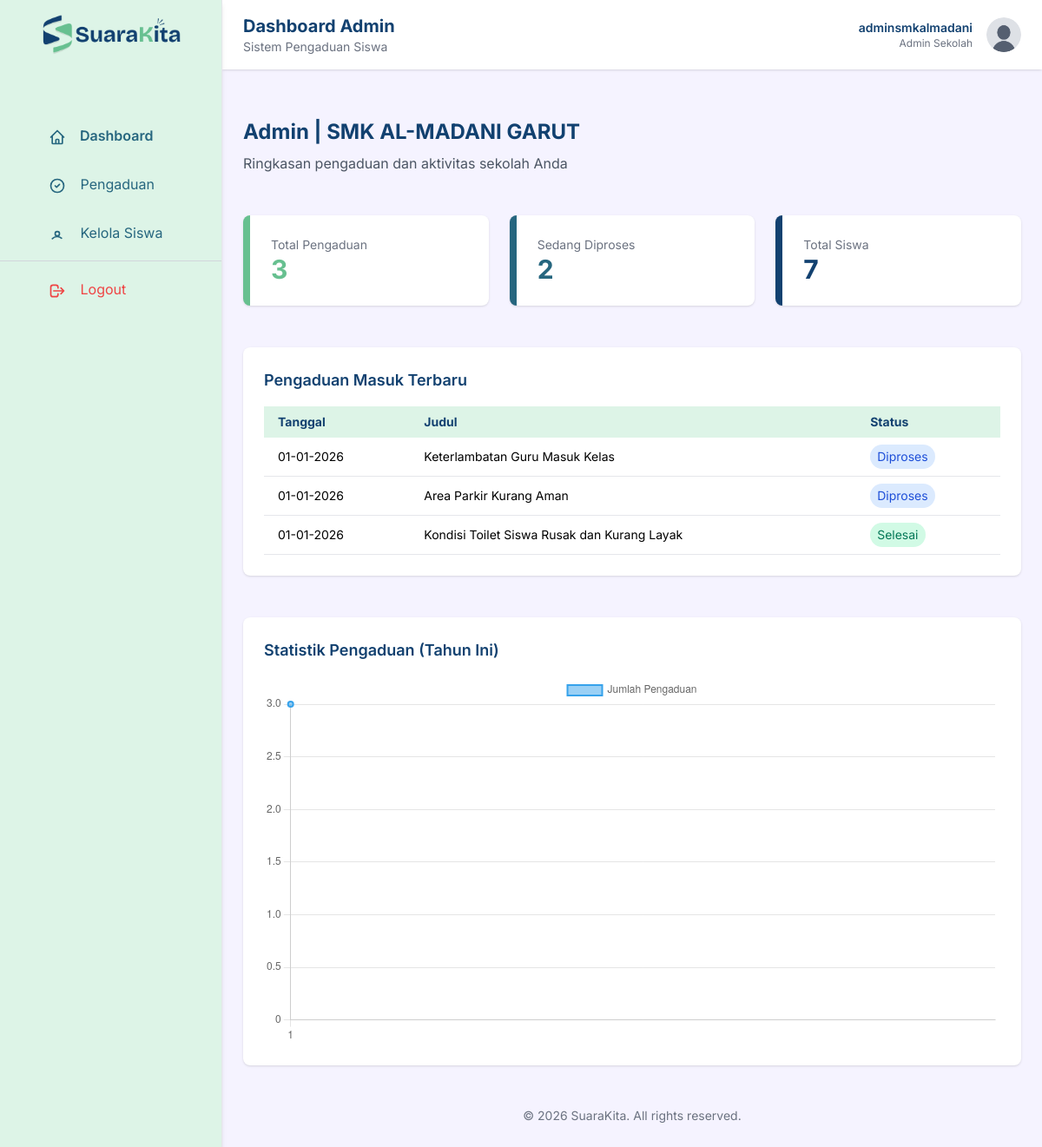
The page /admin/dashboard_admin.php (signed in) on the database its author committed.
### tables this page shows
CREATE TABLE `sekolah` (
  `id` int(11) NOT NULL,
  `nama_sekolah` varchar(100) NOT NULL,
  `alamat` text DEFAULT NULL
);

CREATE TABLE `pengaduan` (
  `id` int(11) NOT NULL,
  `siswa_id` int(11) NOT NULL,
  `sekolah_id` int(11) NOT NULL,
  `judul` varchar(100) NOT NULL,
  `isi` text NOT NULL,
  `status` enum('dikirim','diproses','selesai') DEFAULT 'dikirim',
  `created_at` timestamp NOT NULL DEFAULT current_timestamp(),
  `updated_at` timestamp NULL DEFAULT NULL ON UPDATE current_timestamp()
);

### admin/dashboard_admin.php (the view, shortened to what this page needs)
<?php
include '../config.php';
$sekolah_id = $_SESSION['sekolah_id'];
$nama_sekolah = $sekolah_id;
$q_sekolah = mysqli_query(
    $config,
    "SELECT nama_sekolah FROM sekolah WHERE id = '$sekolah_id'"
);
if ($row = mysqli_fetch_assoc($q_sekolah)) {
    $nama_sekolah = $row['nama_sekolah'];
}
$q_total_pengaduan = mysqli_query(
    $config,
    "SELECT COUNT(id) AS total_pengaduan
     FROM pengaduan
     WHERE sekolah_id = '$sekolah_id'"
);
$total_pengaduan = mysqli_fetch_assoc($q_total_pengaduan)['total_pengaduan'];
$q_diproses = mysqli_query(
    $config,
    "SELECT COUNT(id) AS total_diproses
     FROM pengaduan
     WHERE sekolah_id = '$sekolah_id'
     AND status = 'diproses'"
);
$total_diproses = mysqli_fetch_assoc($q_diproses)['total_diproses'];
$q_siswa = mysqli_query(
    $config,
    "SELECT COUNT(id) AS total_siswa
     FROM users
     WHERE sekolah_id = '$sekolah_id'
     AND level = 'siswa'"
);
$total_siswa = mysqli_fetch_assoc($q_siswa)['total_siswa'];
$q_grafik = mysqli_query(
    $config,
    "SELECT
        MONTH(created_at) AS bulan,
        COUNT(id) AS total
     FROM pengaduan
     WHERE sekolah_id = '$sekolah_id'
     AND YEAR(created_at) = YEAR(CURDATE())
     GROUP BY MONTH(created_at)
     ORDER BY MONTH(created_at)"
);
$bulan = [];
$total_bulanan = [];
while ($row = mysqli_fetch_assoc($q_grafik)) {
    $bulan[] = $row['bulan'];
    $total_bulanan[] = $row['total'];
}
?>
<!DOCTYPE html>
<html lang="id">
<head>
    <script src="https://cdn.tailwindcss.com"></script>
</head>
<body class="bg-violet-50">
<?php include 'partials/sidebar.php'; ?>
<main class="ml-64 min-h-screen">
    <?php include 'partials/header.php'; ?>
    <div class="p-6 mt-16">
        <h1 class="text-2xl font-bold text-navy mb-2">
            Admin |
            <?= htmlspecialchars($nama_sekolah); ?>
        </h1>
        <p class="text-gray-600">
            Ringkasan pengaduan dan aktivitas sekolah Anda
        </p>
    </div>
    <div class="p-6 grid grid-cols-1 md:grid-cols-3 gap-6">
        <div class="bg-white p-6 rounded-lg shadow border-l-8 border-green flex items-center">
            <div class="flex-1">
                <h3 class="text-sm text-gray-500">Total Pengaduan</h3>
                <p class="text-3xl font-bold text-green">
                    <?= $total_pengaduan; ?>
                </p>
            </div>
        </div>
        <div class="bg-white p-6 rounded-lg shadow border-l-8 border-teal flex items-center">
            <div class="flex-1">
                <h3 class="text-sm text-gray-500">Sedang Diproses</h3>
                <p class="text-3xl font-bold text-teal">
                    <?= $total_diproses; ?>
                </p>
            </div>
        </div>
        <div class="bg-white p-6 rounded-lg shadow border-l-8 border-navy flex items-center">
            <div class="flex-1">
                <h3 class="text-sm text-gray-500">Total Siswa</h3>
                <p class="text-3xl font-bold text-navy">
                    <?= $total_siswa; ?>
                </p>
            </div>
        </div>
    </div>
    <div class="p-6">
        <div class="bg-white rounded-lg shadow p-6">
            <h2 class="text-lg font-semibold text-navy mb-4">
                Pengaduan Masuk Terbaru
            </h2>
            <div class="overflow-x-auto">
                <table class="min-w-full text-sm">
                    <thead>
                        <tr class="bg-mint text-navy">
                            <th class="py-2 px-4 text-left">Tanggal</th>
                            <th class="py-2 px-4 text-left">Judul</th>
                            <th class="py-2 px-4 text-left">Status</th>
                        </tr>
                    </thead>
                    <tbody>
                        <?php
                        $q_terbaru = mysqli_query(
                            $config,
                            "SELECT id, judul, status, created_at
                             FROM pengaduan
                             WHERE sekolah_id = '$sekolah_id'
                             ORDER BY created_at DESC
                             LIMIT 5"
                        );
                        if (mysqli_num_rows($q_terbaru) > 0):
                            while ($row = mysqli_fetch_assoc($q_terbaru)):
                        ?>
                        <tr class="border-b">
                            <td class="py-2 px-4"><?= date('d-m-Y', strtotime($row['created_at'])); ?></td>
                            <td class="py-2 px-4"><?= htmlspecialchars($row['judul']); ?></td>
                            <td class="py-2 px-4">
                                <span class="inline-block px-2 py-1 rounded-full
                                    <?php
                                        if ($row['status'] === 'dikirim') echo 'bg-yellow-100 text-yellow-700';
                                        elseif ($row['status'] === 'diproses') echo 'bg-blue-100 text-blue-700';
                                        elseif ($row['status'] === 'selesai') echo 'bg-emerald-100 text-emerald-700';
                                        else echo 'bg-gray-200 text-gray-700';
                                    ?>">
                                    <?= htmlspecialchars(ucfirst($row['status'])); ?>
                                </span>
                            </td>
                        </tr>
                        <?php
                            endwhile;
                        else:
                        ?>
                        <tr>
                            <td colspan="3" class="py-4 text-center text-gray-500">Belum ada pengaduan masuk.</td>
                        </tr>
                        <?php endif; ?>
                    </tbody>
                </table>
            </div>
        </div>
    </div>
    <div class="p-6">
        <div class="bg-white rounded-lg shadow p-6">
            <h2 class="text-lg font-semibold text-navy mb-4">
                Statistik Pengaduan (Tahun Ini)
            </h2>
            <canvas id="complaintChart"></canvas>
        </div>
    </div>
    <footer class="p-6 text-center text-gray-500 text-sm">
        &copy; <?= date('Y'); ?> SuaraKita. All rights reserved.
    </footer>
</main>
<script>
    const ctx = document.getElementById('complaintChart').getContext('2d');
    new Chart(ctx, {
        type: 'line',
        data: {
            labels: <?= json_encode($bulan); ?>,
            datasets: [{
                label: 'Jumlah Pengaduan',
                data: <?= json_encode($total_bulanan); ?>,
                borderWidth: 2,
                tension: 0.4
            }]
        },
        options: {
            responsive: true,
            scales: {
                y: {
                    beginAtZero: true
                }
            }
        }
    });
</script>
</body>
</html>

### admin/dashboard_admin.php (style rules this page uses)
html, body { font-family: 'Inter', ui-sans-serif, system-ui, -apple-system, BlinkMacSystemFont, "Segoe UI", Roboto, "Helvetica Neue", Arial, "Noto Sans", sans-serif; }

### rows shown on the page
sekolah: nama_sekolah "SMK AL-MADANI GARUT"
pengaduan: created_at "01-01-2026", judul "Keterlambatan Guru Masuk Kelas", status "Diproses"
pengaduan: created_at "01-01-2026", judul "Area Parkir Kurang Aman", status "Diproses"
pengaduan: created_at "01-01-2026", judul "Kondisi Toilet Siswa Rusak dan Kurang Layak", status "Selesai"

### other values the page prints
$_SESSION['admin_username'] "adminsmkalmadani"
$adminUsername "adminsmkalmadani"
$total_pengaduan "3"
$total_diproses "2"
$total_siswa "7"
chart data {{ json_encode($total_bulanan) }} ["3"]
